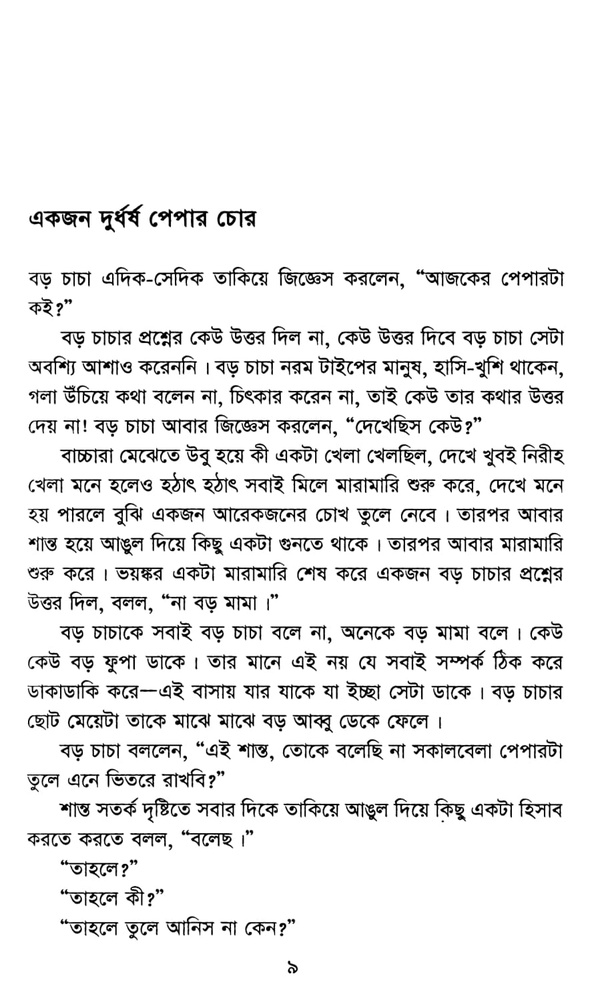
#> input picture project/bangla.jpg, 592 x 1000 px, shrunk from 887 x 1499 before the run
$ python hpp.py
#> lines starting #> are read from the running program, lines starting #| are printed output that depends on the picture; after the words box and inside, x2 and y2 are one past the last pixel; in counts of white or black regions, pixels touching at a corner belong together
import cv2
import numpy as np
import matplotlib.pyplot as plt


img = cv2.imread("bangla.jpg")
#> img is the input picture: shape (1000, 592, 3); min 0, max 255, mean 235.5


img = cv2.cvtColor(img, cv2.COLOR_BGR2GRAY)
#> img: shape (1000, 592)


img = cv2.bilateralFilter(img, 15, 75, 75)
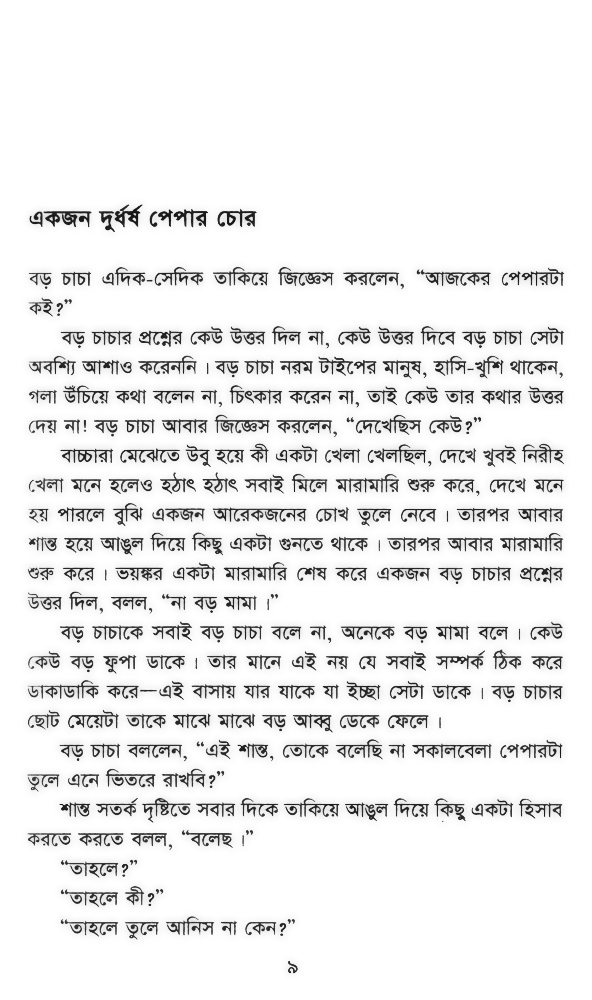
#> img: shape (1000, 592); min 20, max 255, mean 237.1


img = cv2.bitwise_not(img)
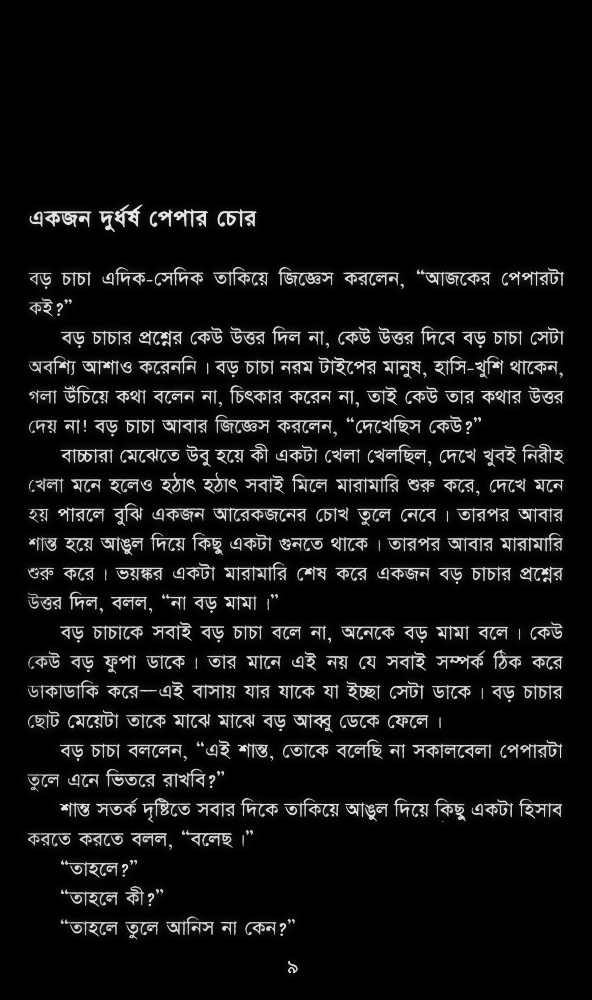
#> img: shape (1000, 592); min 0, max 235, mean 17.9
thresh = cv2.threshold(img, 0, 255, cv2.THRESH_OTSU)[1]
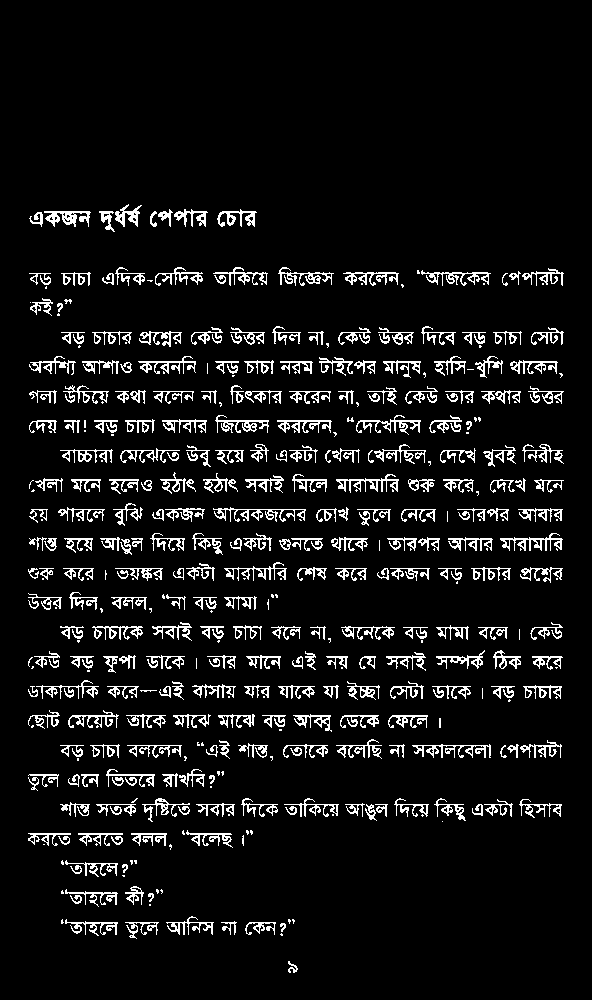
#> thresh: shape (1000, 592); 7.7% white in thin lines or dots, all inside (x1, y1, x2, y2) = (28, 204, 564, 973)


coords = np.column_stack(np.where(thresh > 0))
#> coords = 45397 pairs, first value 204 to 972, second value 28 to 563
angle = cv2.minAreaRect(coords)[-1]
#> angle = -0.163
if angle < -45:
	angle = -(90 + angle)
else:
	angle = -angle
#> angle = 0.163
(h, w) = img.shape[:2]
#> h = 1000; w = 592
center = (w // 2, h // 2)
#> center = (296, 500)
M = cv2.getRotationMatrix2D(center, angle, 1.0)
#> M = [[1, 0.00285, -1.42], [-0.00285, 1, 0.845]]
rotated = cv2.warpAffine(img, M, (w, h))
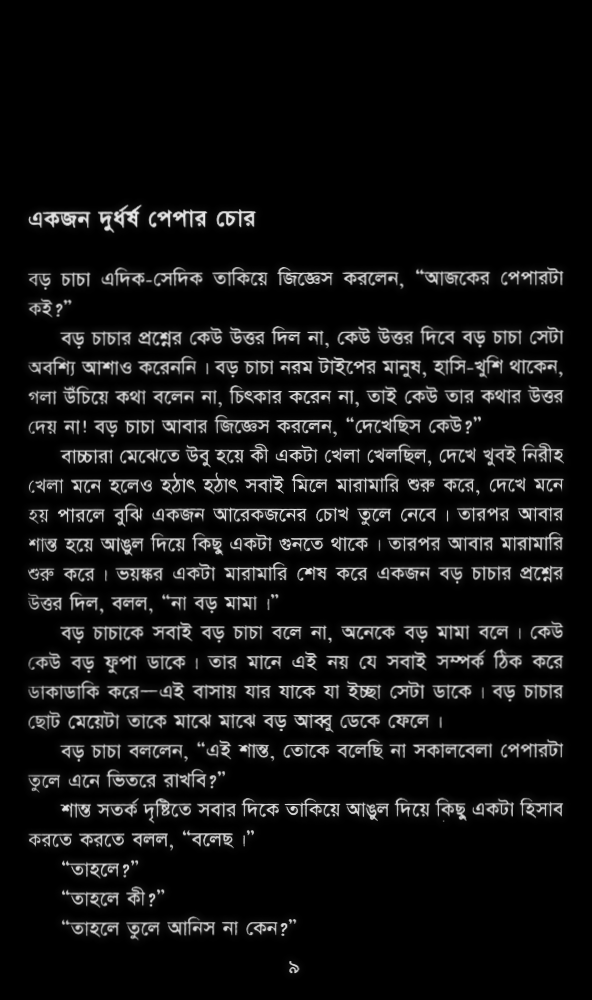
#> rotated: shape (1000, 592); min 0, max 234, mean 17.9


hist = cv2.reduce(rotated,1, cv2.REDUCE_AVG).reshape(-1)
#> hist = 1000 values, max 121 at index 804, min 0 at index 0, mean 17.92
img = cv2.imread("bangla.jpg")
th = 2
H,W = img.shape[:2]
#> H = 1000; W = 592
uppers = [y for y in range(H-1) if hist[y]<=th and hist[y+1]>th]
#> uppers = [205, 266, 299, 324, 354, 384, 414, 442, 472, 502, 531, 561, 591, 620, 649, 679, 710, 738, 768, 796, 829, 860, 887, 916]
lowers = [y for y in range(H-1) if hist[y]>th and hist[y+1]<=th]
#> lowers = [230, 288, 312, 348, 377, 406, 436, 466, 495, 525, 554, 583, 612, 642, 672, 701, 731, 761, 789, 821, 847, 876, 905, 937]


rotated = cv2.cvtColor(rotated, cv2.COLOR_GRAY2BGR)
#> rotated: shape (1000, 592, 3)
for y in uppers:
    cv2.line(rotated, (0,y), (W, y), (255,0,0), 1)
#> this loop made 24 passes
#> y on passes 1 to 12: 205, 266, 299, 324, 354, 384, 414, 442, 472, 502, 531, 561
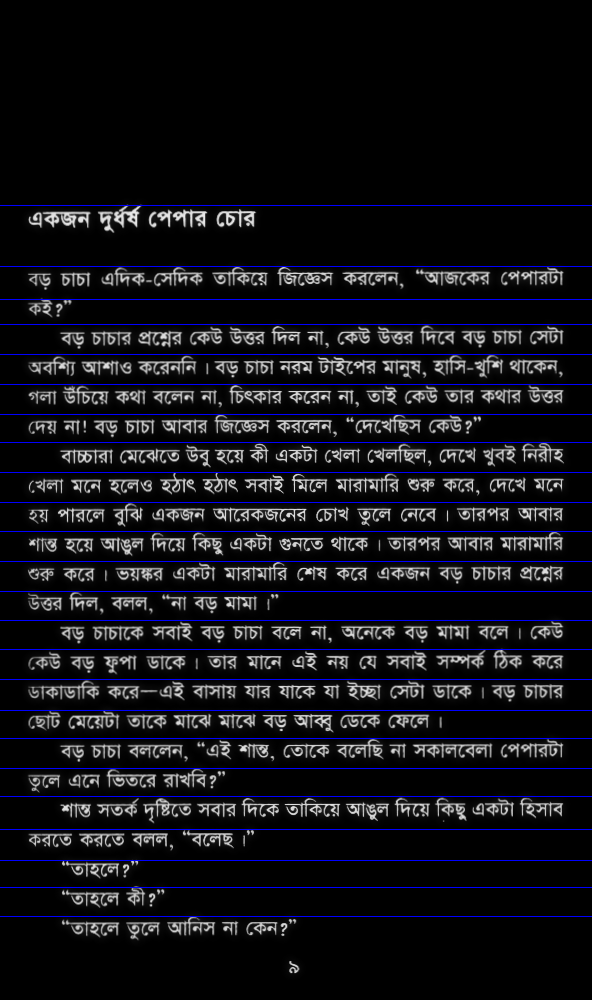
#> rotated: shape (1000, 592, 3); mean B, G, R 24, 17.9, 17.9

for y in lowers:
    cv2.line(rotated, (0,y), (W, y), (0,255,0), 1)
#> this loop made 24 passes
#> y on passes 1 to 12: 230, 288, 312, 348, 377, 406, 436, 466, 495, 525, 554, 583
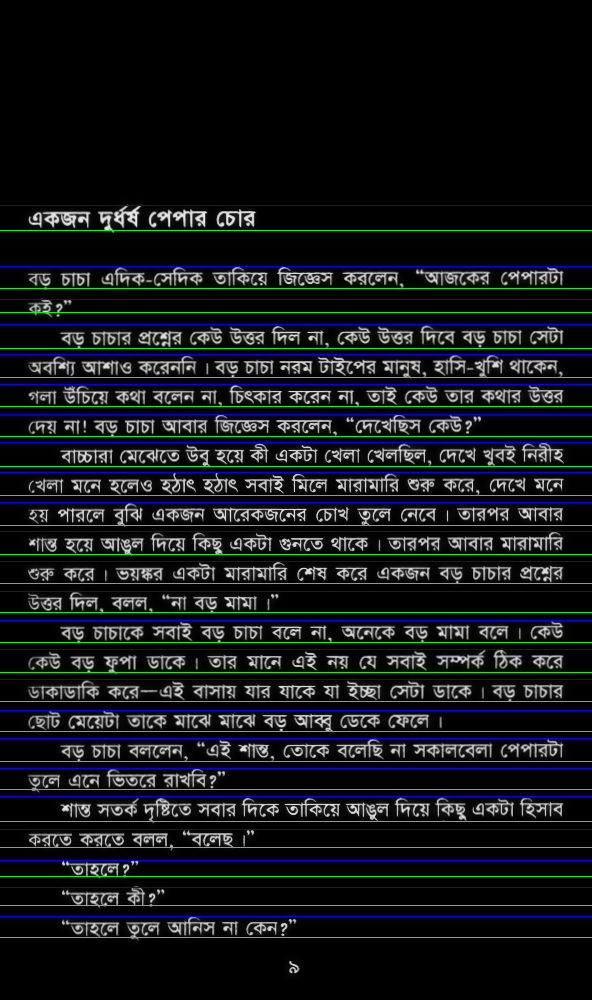
#> rotated: shape (1000, 592, 3); 2.4% of pixels changed, all inside (x1, y1, x2, y2) = (0, 230, 592, 938)


plt.figure(figsize=(10,10))
plt.title('Original Image')
plt.imshow(rotated)
plt.show()

$ run again, with project/im.jpg copied over project/bangla.jpg
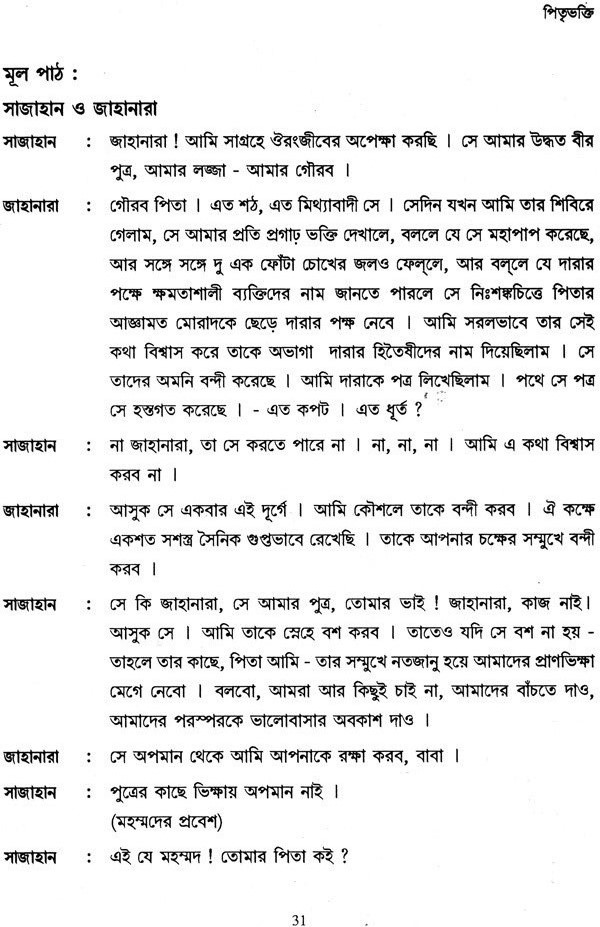
#> input picture project/im.jpg, 600 x 927 px
#> img is the input picture: shape (927, 600, 3); min 0, max 255, mean 234.6
#> `thresh = cv2.threshold(img, 0, 255, cv2.THRESH_OTSU)[1]`:
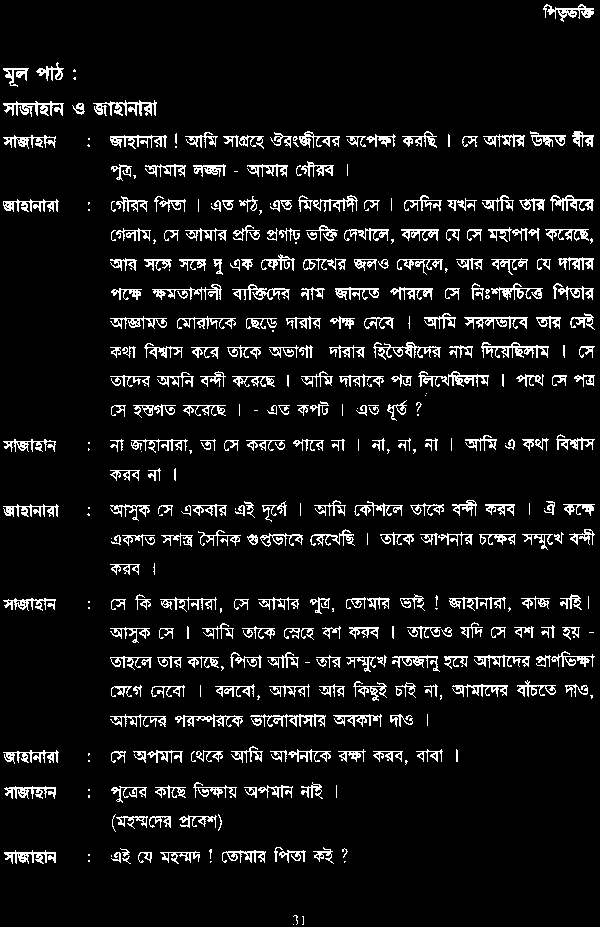
#> thresh: shape (927, 600); 7.7% white in thin lines or dots
#> coords = 42690 pairs, first value 4 to 924, second value 3 to 594
#> `angle = cv2.minAreaRect(coords)[-1]`: angle = -90
#> `angle = -(90 + angle)`: angle = 0
#> M = [[1, 0, 0], [0, 1, 0]]
#> hist = 927 values, max 138 at index 136, min 0 at index 22, mean 18.86
#> uppers = 29 values from 4 to 846
#> lowers = 29 values from 17 to 864
#> the loop `for y in uppers:` made 29 passes
#> y on passes 1 to 8: 4, 65, 81, 84, 99, 128, 160, 192
#> the loop `for y in lowers:` made 29 passes
#> y on passes 1 to 8: 17, 80, 82, 85, 116, 152, 179, 216
#> after the loop `for y in lowers:`:
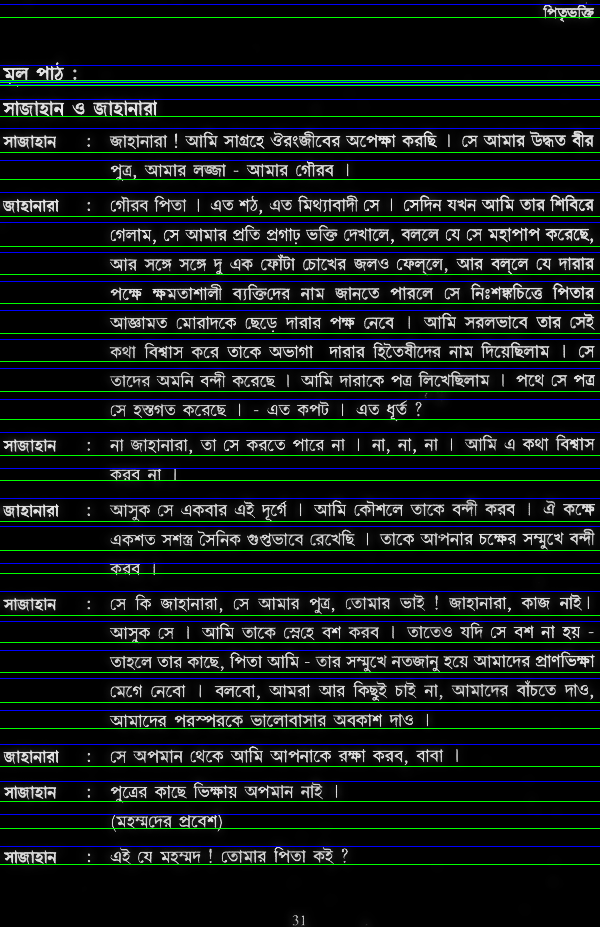
#> rotated: shape (927, 600, 3); mean B, G, R 26.7, 26.7, 18.7
